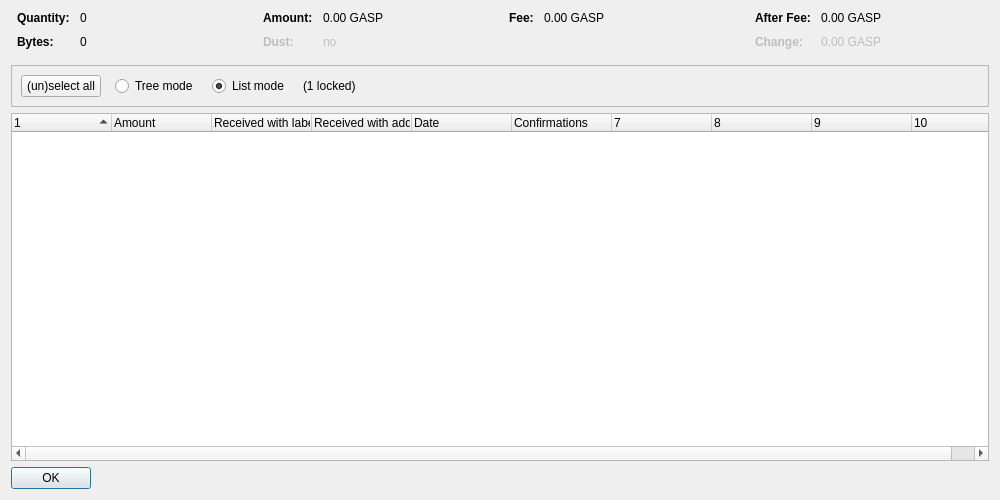
<?xml version="1.0" encoding="UTF-8"?>
<ui version="4.0">
 <class>CoinControlDialog</class>
 <widget class="QDialog" name="CoinControlDialog">
  <property name="geometry">
   <rect>
    <x>0</x>
    <y>0</y>
    <width>1000</width>
    <height>500</height>
   </rect>
  </property>
  <property name="windowTitle">
   <string>Coin Selection</string>
  </property>
  <layout class="QVBoxLayout" name="verticalLayout">
   <item>
    <layout class="QHBoxLayout" name="horizontalLayoutTop" stretch="0,0,0,0">
     <property name="topMargin">
      <number>0</number>
     </property>
     <property name="bottomMargin">
      <number>10</number>
     </property>
     <item>
      <layout class="QFormLayout" name="formLayoutCoinControl1">
       <property name="horizontalSpacing">
        <number>10</number>
       </property>
       <property name="verticalSpacing">
        <number>10</number>
       </property>
       <property name="leftMargin">
        <number>6</number>
       </property>
       <property name="rightMargin">
        <number>6</number>
       </property>
       <item row="0" column="0">
        <widget class="QLabel" name="labelCoinControlQuantityText">
         <property name="font">
          <font>
           <weight>75</weight>
           <bold>true</bold>
          </font>
         </property>
         <property name="text">
          <string>Quantity:</string>
         </property>
        </widget>
       </item>
       <item row="0" column="1">
        <widget class="QLabel" name="labelCoinControlQuantity">
         <property name="cursor">
          <cursorShape>IBeamCursor</cursorShape>
         </property>
         <property name="contextMenuPolicy">
          <enum>Qt::ActionsContextMenu</enum>
         </property>
         <property name="text">
          <string notr="true">0</string>
         </property>
         <property name="textInteractionFlags">
          <set>Qt::LinksAccessibleByMouse|Qt::TextSelectableByKeyboard|Qt::TextSelectableByMouse</set>
         </property>
        </widget>
       </item>
       <item row="1" column="0">
        <widget class="QLabel" name="labelCoinControlBytesText">
         <property name="font">
          <font>
           <weight>75</weight>
           <bold>true</bold>
          </font>
         </property>
         <property name="text">
          <string>Bytes:</string>
         </property>
        </widget>
       </item>
       <item row="1" column="1">
        <widget class="QLabel" name="labelCoinControlBytes">
         <property name="cursor">
          <cursorShape>IBeamCursor</cursorShape>
         </property>
         <property name="contextMenuPolicy">
          <enum>Qt::ActionsContextMenu</enum>
         </property>
         <property name="text">
          <string notr="true">0</string>
         </property>
         <property name="textInteractionFlags">
          <set>Qt::LinksAccessibleByMouse|Qt::TextSelectableByKeyboard|Qt::TextSelectableByMouse</set>
         </property>
        </widget>
       </item>
      </layout>
     </item>
     <item>
      <layout class="QFormLayout" name="formLayoutCoinControl2">
       <property name="horizontalSpacing">
        <number>10</number>
       </property>
       <property name="verticalSpacing">
        <number>10</number>
       </property>
       <property name="leftMargin">
        <number>6</number>
       </property>
       <property name="rightMargin">
        <number>6</number>
       </property>
       <item row="0" column="0">
        <widget class="QLabel" name="labelCoinControlAmountText">
         <property name="font">
          <font>
           <weight>75</weight>
           <bold>true</bold>
          </font>
         </property>
         <property name="text">
          <string>Amount:</string>
         </property>
        </widget>
       </item>
       <item row="0" column="1">
        <widget class="QLabel" name="labelCoinControlAmount">
         <property name="cursor">
          <cursorShape>IBeamCursor</cursorShape>
         </property>
         <property name="contextMenuPolicy">
          <enum>Qt::ActionsContextMenu</enum>
         </property>
         <property name="text">
          <string notr="true">0.00 GASP</string>
         </property>
         <property name="textInteractionFlags">
          <set>Qt::LinksAccessibleByMouse|Qt::TextSelectableByKeyboard|Qt::TextSelectableByMouse</set>
         </property>
        </widget>
       </item>
       <item row="1" column="0">
        <widget class="QLabel" name="labelCoinControlLowOutputText">
         <property name="enabled">
          <bool>false</bool>
         </property>
         <property name="font">
          <font>
           <weight>75</weight>
           <bold>true</bold>
          </font>
         </property>
         <property name="text">
          <string>Dust:</string>
         </property>
        </widget>
       </item>
       <item row="1" column="1">
        <widget class="QLabel" name="labelCoinControlLowOutput">
         <property name="enabled">
          <bool>false</bool>
         </property>
         <property name="cursor">
          <cursorShape>IBeamCursor</cursorShape>
         </property>
         <property name="contextMenuPolicy">
          <enum>Qt::ActionsContextMenu</enum>
         </property>
         <property name="text">
          <string notr="true">no</string>
         </property>
         <property name="textInteractionFlags">
          <set>Qt::LinksAccessibleByMouse|Qt::TextSelectableByKeyboard|Qt::TextSelectableByMouse</set>
         </property>
        </widget>
       </item>
      </layout>
     </item>
     <item>
      <layout class="QFormLayout" name="formLayoutCoinControl3">
       <property name="horizontalSpacing">
        <number>10</number>
       </property>
       <property name="verticalSpacing">
        <number>10</number>
       </property>
       <property name="leftMargin">
        <number>6</number>
       </property>
       <property name="rightMargin">
        <number>6</number>
       </property>
       <item row="0" column="0">
        <widget class="QLabel" name="labelCoinControlFeeText">
         <property name="font">
          <font>
           <weight>75</weight>
           <bold>true</bold>
          </font>
         </property>
         <property name="text">
          <string>Fee:</string>
         </property>
        </widget>
       </item>
       <item row="0" column="1">
        <widget class="QLabel" name="labelCoinControlFee">
         <property name="cursor">
          <cursorShape>IBeamCursor</cursorShape>
         </property>
         <property name="contextMenuPolicy">
          <enum>Qt::ActionsContextMenu</enum>
         </property>
         <property name="text">
          <string notr="true">0.00 GASP</string>
         </property>
         <property name="textInteractionFlags">
          <set>Qt::LinksAccessibleByMouse|Qt::TextSelectableByKeyboard|Qt::TextSelectableByMouse</set>
         </property>
        </widget>
       </item>
      </layout>
     </item>
     <item>
      <layout class="QFormLayout" name="formLayoutCoinControl4">
       <property name="horizontalSpacing">
        <number>10</number>
       </property>
       <property name="verticalSpacing">
        <number>10</number>
       </property>
       <property name="leftMargin">
        <number>6</number>
       </property>
       <property name="rightMargin">
        <number>6</number>
       </property>
       <item row="0" column="0">
        <widget class="QLabel" name="labelCoinControlAfterFeeText">
         <property name="font">
          <font>
           <weight>75</weight>
           <bold>true</bold>
          </font>
         </property>
         <property name="text">
          <string>After Fee:</string>
         </property>
        </widget>
       </item>
       <item row="0" column="1">
        <widget class="QLabel" name="labelCoinControlAfterFee">
         <property name="cursor">
          <cursorShape>IBeamCursor</cursorShape>
         </property>
         <property name="contextMenuPolicy">
          <enum>Qt::ActionsContextMenu</enum>
         </property>
         <property name="text">
          <string notr="true">0.00 GASP</string>
         </property>
         <property name="textInteractionFlags">
          <set>Qt::LinksAccessibleByMouse|Qt::TextSelectableByKeyboard|Qt::TextSelectableByMouse</set>
         </property>
        </widget>
       </item>
       <item row="1" column="0">
        <widget class="QLabel" name="labelCoinControlChangeText">
         <property name="enabled">
          <bool>false</bool>
         </property>
         <property name="font">
          <font>
           <weight>75</weight>
           <bold>true</bold>
          </font>
         </property>
         <property name="text">
          <string>Change:</string>
         </property>
        </widget>
       </item>
       <item row="1" column="1">
        <widget class="QLabel" name="labelCoinControlChange">
         <property name="enabled">
          <bool>false</bool>
         </property>
         <property name="cursor">
          <cursorShape>IBeamCursor</cursorShape>
         </property>
         <property name="contextMenuPolicy">
          <enum>Qt::ActionsContextMenu</enum>
         </property>
         <property name="text">
          <string notr="true">0.00 GASP</string>
         </property>
         <property name="textInteractionFlags">
          <set>Qt::LinksAccessibleByMouse|Qt::TextSelectableByKeyboard|Qt::TextSelectableByMouse</set>
         </property>
        </widget>
       </item>
      </layout>
     </item>
    </layout>
   </item>
   <item>
    <widget class="QFrame" name="frame">
     <property name="minimumSize">
      <size>
       <width>0</width>
       <height>40</height>
      </size>
     </property>
     <property name="frameShape">
      <enum>QFrame::StyledPanel</enum>
     </property>
     <property name="frameShadow">
      <enum>QFrame::Sunken</enum>
     </property>
     <layout class="QHBoxLayout" name="horizontalLayout">
      <item>
       <layout class="QHBoxLayout" name="horizontalLayoutPanel" stretch="0,0,0,0,0">
        <property name="spacing">
         <number>14</number>
        </property>
        <item>
         <widget class="QPushButton" name="pushButtonSelectAll">
          <property name="sizePolicy">
           <sizepolicy hsizetype="Maximum" vsizetype="Fixed">
            <horstretch>0</horstretch>
            <verstretch>0</verstretch>
           </sizepolicy>
          </property>
          <property name="text">
           <string>(un)select all</string>
          </property>
          <property name="autoDefault">
           <bool>false</bool>
          </property>
         </widget>
        </item>
        <item>
         <widget class="QRadioButton" name="radioTreeMode">
          <property name="sizePolicy">
           <sizepolicy hsizetype="Maximum" vsizetype="Fixed">
            <horstretch>0</horstretch>
            <verstretch>0</verstretch>
           </sizepolicy>
          </property>
          <property name="text">
           <string>Tree mode</string>
          </property>
         </widget>
        </item>
        <item>
         <widget class="QRadioButton" name="radioListMode">
          <property name="sizePolicy">
           <sizepolicy hsizetype="Maximum" vsizetype="Fixed">
            <horstretch>0</horstretch>
            <verstretch>0</verstretch>
           </sizepolicy>
          </property>
          <property name="text">
           <string>List mode</string>
          </property>
          <property name="checked">
           <bool>true</bool>
          </property>
         </widget>
        </item>
        <item>
         <widget class="QLabel" name="labelLocked">
          <property name="text">
           <string notr="true">(1 locked)</string>
          </property>
         </widget>
        </item>
        <item>
         <spacer name="horizontalSpacer">
          <property name="orientation">
           <enum>Qt::Horizontal</enum>
          </property>
          <property name="sizeHint" stdset="0">
           <size>
            <width>40</width>
            <height>20</height>
           </size>
          </property>
         </spacer>
        </item>
       </layout>
      </item>
     </layout>
    </widget>
   </item>
   <item>
    <widget class="CoinControlTreeWidget" name="treeWidget">
     <property name="contextMenuPolicy">
      <enum>Qt::CustomContextMenu</enum>
     </property>
     <property name="sortingEnabled">
      <bool>false</bool>
     </property>
     <property name="columnCount">
      <number>10</number>
     </property>
     <attribute name="headerShowSortIndicator" stdset="0">
      <bool>true</bool>
     </attribute>
     <attribute name="headerStretchLastSection">
      <bool>false</bool>
     </attribute>
     <column>
      <property name="text">
       <string/>
      </property>
     </column>
     <column>
      <property name="text">
       <string>Amount</string>
      </property>
     </column>
     <column>
      <property name="text">
       <string>Received with label</string>
      </property>
     </column>
     <column>
      <property name="text">
       <string>Received with address</string>
      </property>
     </column>
     <column>
      <property name="text">
       <string>Date</string>
      </property>
     </column>
     <column>
      <property name="text">
       <string>Confirmations</string>
      </property>
      <property name="toolTip">
       <string>Confirmed</string>
      </property>
     </column>
     <column>
      <property name="text">
       <string/>
      </property>
     </column>
     <column>
      <property name="text">
       <string/>
      </property>
     </column>
     <column>
      <property name="text">
       <string/>
      </property>
     </column>
     <column>
      <property name="text">
       <string/>
      </property>
     </column>
    </widget>
   </item>
   <item>
    <widget class="QDialogButtonBox" name="buttonBox">
     <property name="sizePolicy">
      <sizepolicy hsizetype="Maximum" vsizetype="Fixed">
       <horstretch>0</horstretch>
       <verstretch>0</verstretch>
      </sizepolicy>
     </property>
     <property name="orientation">
      <enum>Qt::Horizontal</enum>
     </property>
     <property name="standardButtons">
      <set>QDialogButtonBox::Ok</set>
     </property>
    </widget>
   </item>
  </layout>
 </widget>
 <customwidgets>
  <customwidget>
   <class>CoinControlTreeWidget</class>
   <extends>QTreeWidget</extends>
   <header>coincontroltreewidget.h</header>
  </customwidget>
 </customwidgets>
 <resources/>
 <connections/>
</ui>
